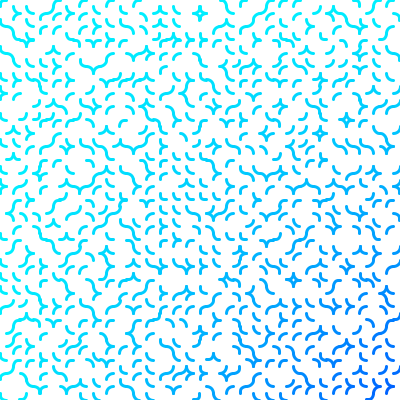
Frame 1 (no input)
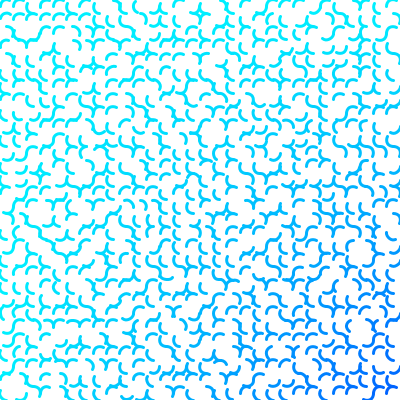
Frame 60 (the mouse pressed at the canvas centre just before this capture)
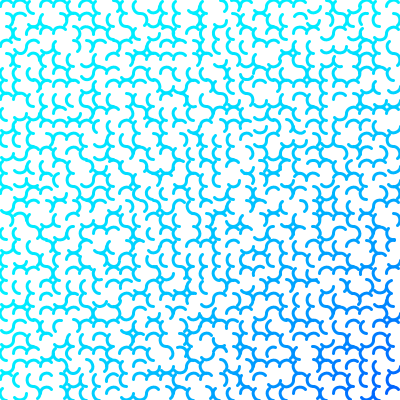
Frame 120 (the mouse held since frame 60 and released just before this capture)

The Processing sketch that drew these frames (run headless with seeded random() and noise(); from frame 60 on, the mouse is pressed at the canvas centre):

// Processing sketch: WormyPattern
// ── WormyPattern.pde
float[][] orientation;
float[][] goal;

void setup() {
  size(400, 400);

  orientation = new float[30][30];
  for (int x = 0; x < orientation.length; x++)
    for (int y = 0; y < orientation[x].length; y++)
      orientation[x][y] = HALF_PI*round(random(3));

  goal = new float[orientation.length][orientation[0].length];
  for (int x = 0; x < goal.length; x++)
    for (int y = 0; y < goal[x].length; y++)
      goal[x][y] = orientation[x][y];

  colorMode(HSB);
}

void draw() {
  background(255);

  for (int x = 0; x < orientation.length; x++) {
    for (int y = 0; y < orientation[x].length; y++) {
      pushMatrix();
      translate((x+0.5)*width/float(orientation.length), (y+0.5)*height/float(orientation[x].length));
      rotate(orientation[x][y]);

      noFill();
      stroke(130+(x*y)/float(orientation.length*orientation[x].length)*25, 255, 255);
      strokeWeight(3);

      arc(0, 0, width/float(orientation.length), height/float(orientation[x].length), 0, HALF_PI+abs(sin(frameCount/1200.0*TWO_PI))*HALF_PI);
      popMatrix();

      orientation[x][y] = lerp(orientation[x][y], goal[x][y], 0.1);
      if (abs(goal[x][y]-orientation[x][y]) < 0.05)
        orientation[x][y] = goal[x][y];
    }
  }

  for (int i = 0; i < 5; i++)
    goal[round(random(goal.length-1))][round(random(goal[0].length-1))] = HALF_PI*round(random(3));
}
